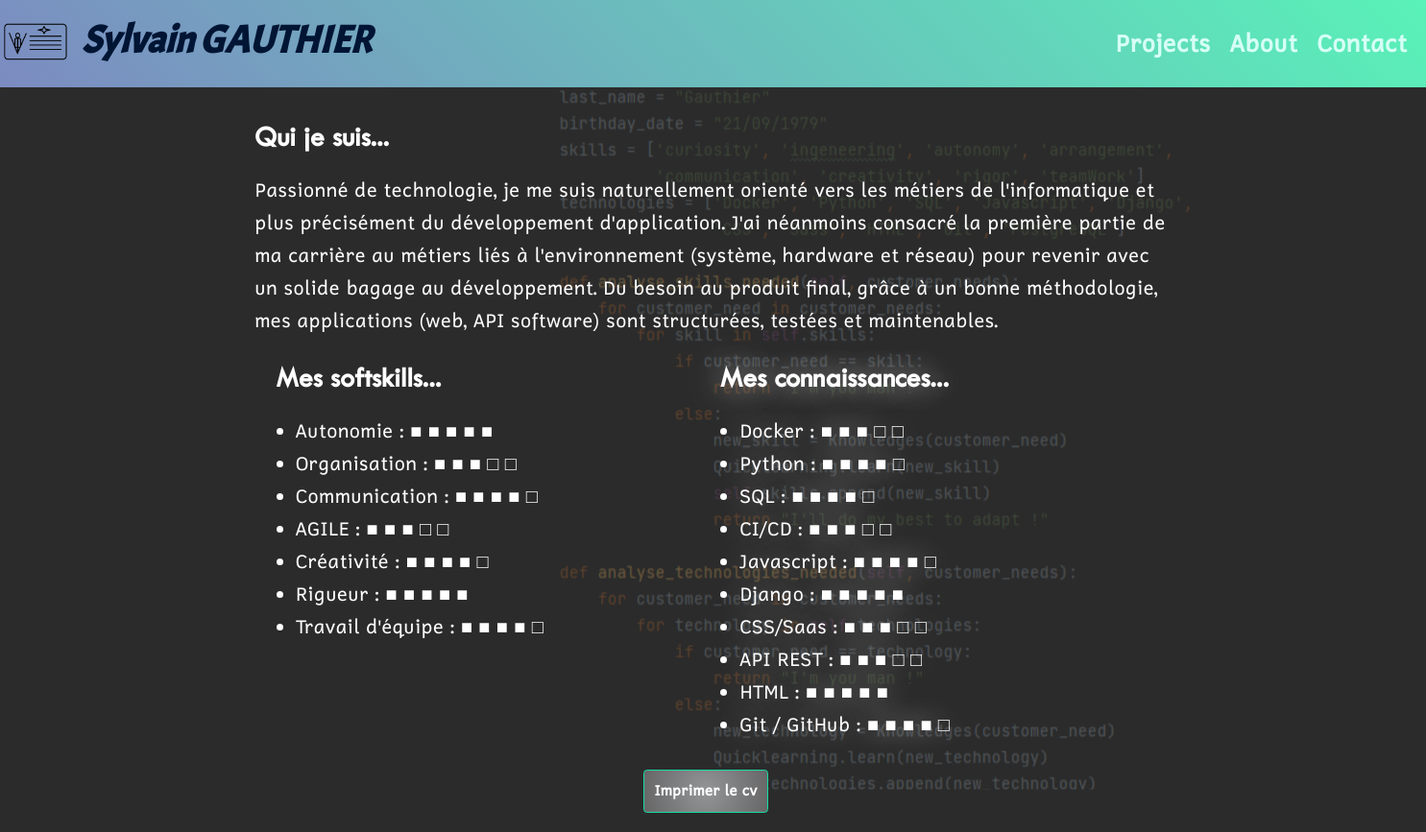
Page /cv/about/XDPVZTTNVD/ on the committed database.
### users/models/customuser.py (models this page shows, shortened)
class CustomUser(AbstractUser):
    first_name = models.CharField(
        max_length=25,
        verbose_name='First name',
        blank=True
    )
    last_name = models.CharField(
        max_length=25,
        verbose_name='Last name'
    )
    email = models.EmailField(
        max_length=100,
        verbose_name='Email',
        unique=True
    )
    phone_number_regex = RegexValidator(
        regex='(0|\\+33|0033)[1-9][0-9]{8}'
    )
    phone = models.CharField(
        max_length=20,
        verbose_name='Phone',
        blank=True,
        validators=[phone_number_regex]
    )
    mobile = models.CharField(
        max_length=20,
        verbose_name='Mobile',
        blank=True,
        validators=[phone_number_regex]
    )
    birth_date = models.DateField(
        blank=True,
        null=True
    )
    number = models.PositiveIntegerField(
        validators=[MaxValueValidator(9999)],
        blank=True,
        null=True,
        verbose_name='Street number'
    )
    street = models.CharField(
        max_length=100,
        blank=True,
        null=True,
        verbose_name='Street name'
    )
    city = models.CharField(
        max_length=64,
        blank=True,
        null=True,
        verbose_name='City'
    )
    state = models.CharField(
        max_length=2,
        validators=[MinLengthValidator(2)],
        blank=True,
        null=True,
        verbose_name='State'
    )
    zip_code = models.PositiveIntegerField(
        validators=[MaxValueValidator(99999)],
        blank=True,
        null=True,
        verbose_name='Zip code'
    )
    country = CountryField(
        blank_label="(select country)",
        blank=True,
        null=True,
        verbose_name='Country'
    )
    linkedin_url = models.URLField(
        max_length=200,
        blank=True,
        null=True
    )
    profile_photo = models.ImageField(
        verbose_name='photo de profile',
        default='default_profile.png'
    )
    guest_access_code = models.CharField(
        max_length=20,
        blank=True,
        null=True,
        verbose_name='Guest Access Code'
    )
    guest_access_code_set_at = models.DateTimeField(
        blank=True,
        null=True,
        verbose_name='Guest Access Code Set At'
    )
    IMAGE_MAX_SIZE = (215, 215)
    def reset_guest_access_code(self):
        if self.guest_access_code_set_at:
            now = datetime.now()
            if (now - self.guest_access_code_set_at).days >= 7:
                self.guest_access_code = None

### cv/models/cv.py (models this page shows, shortened)
class Cv(models.Model):
    title = models.CharField(
        verbose_name='title',
        max_length=50,
        blank=False,
        null=False
    )
    profil = models.TextField(
        verbose_name='profil',
        max_length=600,
        blank=False,
        null=False,
        default='entrez une description de votre profil'
    )
    user = models.ForeignKey(settings.AUTH_USER_MODEL,
                             null=True,
                             on_delete=models.CASCADE)
    experiences = models.ManyToManyField(Experience, blank=True)
    softskills = models.ManyToManyField(SoftSkill, blank=True)
    languages = models.ManyToManyField(Language, blank=True)
    hobbies = models.ManyToManyField(Hobbies, blank=True)
    formations = models.ManyToManyField(Formation, blank=True)
    technologies = models.ManyToManyField(Technology, blank=True)
    can_be_display = models.BooleanField(
        verbose_name="can be display",
        default=False
    )

### skill/models/softskill.py (models this page shows, shortened)
class SoftSkill(models.Model):
    title = models.CharField(
        verbose_name='Soft Skill',
        max_length=40,
        blank=False,
        null=False
    )
    level = models.PositiveIntegerField(validators=[MinValueValidator(0),
                                                    MaxValueValidator(5)],
                                        default=0,
                                        verbose_name='Level')
    user = models.ForeignKey(settings.AUTH_USER_MODEL,
                             null=True,
                             on_delete=models.CASCADE)

### skill/models/technology.py (models this page shows, shortened)
class Technology(models.Model):
    title = models.CharField(
        verbose_name='technology',
        max_length=40,
        blank=False,
        null=False
    )
    level = models.PositiveIntegerField(validators=[MinValueValidator(0),
                                                    MaxValueValidator(5)],
                                        default=0,
                                        verbose_name='Level')
    user = models.ForeignKey(settings.AUTH_USER_MODEL,
                             null=True,
                             on_delete=models.CASCADE)
    class Meta:
        verbose_name_plural = 'Technologies'

### cv/views/about_views.py (the view)
# urls.py: path('about/<str:access_code>/', about_views.about, name='about'),
def about(request, access_code):
    if CustomUser.objects.filter(guest_access_code=access_code):
        user_inviter = CustomUser.objects.get(guest_access_code=access_code)
        user_inviter.reset_guest_access_code()
        if user_inviter.guest_access_code:
            cv = get_object_or_404(Cv,
                                   user=user_inviter,
                                   can_be_display=True)
            return render(request,
                          'cv/about.html',
                          context={'cv': cv,
                                   'access_code': access_code,
                                   'inviter': user_inviter}
                          )

### cv/templates/cv/about.html (shortened to what this page needs)
{% extends 'index.html' %}
{% block content %}
<div class="about flex-column">
    <div class="scale-in-center">
        <h2>Qui je suis...</h2>
        <p>{{ cv.profil }}</p>
    </div>
    <div class="row container border-0">
        <div class="about-softskills tracking-in-expand col-lg-6">
            <h2>Mes softskills...</h2>
            <ul>
                {% for softskill in cv.softskills.all %}
                <li>{% include 'skill/partials/softskill_snippet.html' with softskill=softskill %}</li>
                {% endfor %}
            </ul>
        </div>
        <div class="about-knowledges text-flicker-in-glow col-lg-6">
            <h2>Mes connaissances...</h2>
            <ul>
                {% for technology in cv.technologies.all %}
                <li>{% include 'skill/partials/technology_snippet.html' with technology=technology %}</li>
                {% endfor %}
            </ul>
        </div>
    </div>
    <div class="z-1">
        <a class="btn btn-secondary mt-2 mb-2 me-4" href="{% url 'cv:print_cv' cv.id %}">Imprimer le cv</a>
</div>
{% endblock %}

### templates/index.html (shortened to what this page needs)
<!DOCTYPE html>
{% load static %}
<html lang="fr">
<head>
    <link rel="stylesheet" href="{% static 'css/bootstrap.css' %}">
    <link rel="stylesheet" href="{% static 'css/style.css' %}">
    <link rel="stylesheet" type="text/css" href="{% static 'css/cv_printing.css' %}" media="print">
</head>
<body>
    <header class="fixed-content">
        <nav class="navbar navbar-expand-sm">
            <a class="navbar-brand" href="{% url 'index' %}">
                <img src="{% static 'img/VcardOline_logo.png' %}">
            </a>
        {% if user.is_authenticated %}
                <h1 class="header__logo">
                    {{ user.first_name }} {{ user.last_name }}
                </h1>
        {% elif access_code %}
                 <h1 class="header__logo">
                    {{ inviter.first_name }} {{ inviter.last_name }}
                 </h1>
        {% else %}
                <h1 class="header__logo">
                    VCard Online
                </h1>
        {% endif %}
            <div class="collapse navbar-collapse" id="navbarSupportedContent">
                <ul class="navbar-nav ms-auto mx-4">
                {% if user.is_authenticated %}
                    <li class="nav-item nav__link"> <a class="nav-link" href="{% url 'project:project_home' %}">Project</a> </li>
                    <li class="nav-item nav__link"> <a class="nav-link" href="{% url 'skill:skill_home' %}">Skills</a> </li>
                    <li class="nav-item nav__link"> <a class="nav-link" href="{% url 'cv:cv_home' %}">Cv</a> </li>
                    <li class="nav-item nav__link"> <a class="nav-link" href="{% url 'users:profile_home' %}">Profile</a> </li>
                    <li class="nav-item nav__link"> <a class="nav-link" href="{% url 'users:logout' %}">Déconnexion</a> </li>
                {% elif access_code %}
                    <li class="nav-item nav__link"> <a class="nav-link" href="{% url 'project:invited_project_home' access_code=access_code %}">Projects</a> </li>
                    <li class="nav-item nav__link"> <a class="nav-link" href="{% url 'cv:about' access_code=access_code %}">About</a> </li>
                    <li class="nav-item nav__link"> <a class="nav-link" href="{% url 'cv:contact' access_code=access_code %}">Contact</a> </li>
                {% else %}
                    <li class="nav-item nav__link"> <a class="nav-link" href="{% url 'access_code' %}">enter ID</a> </li>
                    <li class="nav-item nav__link"> <a class="nav-link" href="{% url 'users:login' %}">login</a> </li>
                    <li class="nav-item nav__link"> <a class="nav-link" href="{% url 'users:signup' %}">signup</a> </li>
                {% endif %}
                </ul>
            </div>
        </nav>
    </header>
    <div class="background-image kenburns-bottom-left"></div>
    <div class="mainscreen row">
        {% if user.is_authenticated or access_code %}
            <div class="display col-sm-8">
        {% else %}
            <div class="display col-12">
        {% endif %}
            <section class="container">
                {% block content %}{% endblock content %}
            </section>
        </div>
    </div>
</body>
</html>

### skill/templates/skill/partials/softskill_snippet.html
<div>
    {{ softskill.title }} :
        {% for i in "x"|ljust:"5" %}
            {% if forloop.counter <= softskill.level %}
                <span class="text-green fw-semibold">■</span>
            {% else %}
                <span>□</span>
            {% endif %}
        {% endfor %}
</div>

### skill/templates/skill/partials/technology_snippet.html
<div>
    {{ technology.title }} :
        {% for i in "x"|ljust:"5" %}
            {% if forloop.counter <= technology.level %}
                <span class="text-green fw-semibold">■</span>
            {% else %}
                <span>□</span>
            {% endif %}
        {% endfor %}
</div>

### static/css/style.css (style rules this page uses)
.text-flicker-in-glow { -webkit-animation: text-flicker-in-glow 1s linear both; animation: text-flicker-in-glow 1s linear both; }
.tracking-in-expand { -webkit-animation: tracking-in-expand 0.7s cubic-bezier(0.215, 0.61, 0.355, 1) both; animation: tracking-in-expand 0.7s cubic-bezier(0.215, 0.61, 0.355, 1) both; }
.scale-in-center { -webkit-animation: scale-in-center 0.7s cubic-bezier(0.25, 0.46, 0.45, 0.94) both; animation: scale-in-center 0.7s cubic-bezier(0.25, 0.46, 0.45, 0.94) both; }
.kenburns-bottom-left { -webkit-animation: kenburns-bottom-left 5s ease-out both; animation: kenburns-bottom-left 5s ease-out both; }
*, *::after, *::before { margin: 0; padding: 0; box-sizing: inherit; }
html { font-size: 62.5%; }
body { box-sizing: border-box; background: #2b2b2b; }
h1 { font-family: "acmeregular", sans-serif; font-weight: 900; font-size: 5rem; font-style: italic; }
h2 { font-family: "fontscorecomttwcenmt", sans-serif; font-weight: 900; font-size: 3rem; margin-bottom: 2rem; }
.fixed-content { top: 0; position: fixed; }
.background-image { position: absolute; background-image: url("../img/background_sga.png"); background-size: auto auto; background-position: center; background-repeat: no-repeat; width: 100%; height: 80%; opacity: 0.3; z-index: -1; }
body { font-family: "cadmanregular", sans-serif; color: black; font-size: 2rem; font-weight: 300; line-height: 1.7; }
header { width: 100%; height: auto; z-index: 3; }
header img { width: 75px; height: 75px; }
.header__logo { font-size: 4rem; color: #001534; }
.navbar { background: rgb(124, 139, 193); background: linear-gradient(45deg, rgb(124, 139, 193) 0%, rgb(89, 242, 184) 100%); }
.nav__link { display: inline; font-size: 2.5rem; margin-left: 1rem; }
.nav__link a { text-decoration: none; color: #D6FFF5; font-weight: 900; }
.about { position: relative; color: #fff; display: flex; flex: column; justify-content: center; align-items: center; z-index: 1; }
.about a { position: relative; z-index: 1; }
.about-softskills { animation-delay: 0.7s; }
.about-knowledges { animation-delay: 1.4s; }
.container { margin-top: auto; padding: 1.5rem 1.5rem 1.5rem 1.5rem; border: none; }
.btn { padding: 1rem; border: 0.1rem solid #15DEA5; color: #fff; font-size: 15px; font-weight: 900; background: #2b2b2b; background: radial-gradient(circle, rgb(147, 149, 150) 0%, rgb(102, 102, 103) 100%); cursor: pointer; transition: color 1s, background 1s; }
.mainscreen { color: #fff; margin-top: 110px; }
.display { margin: auto; }

### static/css/cv_printing.css (style rules this page uses)
@media all { header, header__logo, header img, nav, button, .quote, footer { display: none; } }
@media all { html { font-size: 40%; } }
@media all { body { box-sizing: border-box; background: none; } }
@media all { h1 { font-family: "acmeregular", sans-serif; font-weight: 900; font-size: 16pt; font-style: italic; } }
@media all { h2 { font-family: "fontscorecomttwcenmt", sans-serif; font-weight: 900; font-size: 14pt; margin-bottom: 5pt; } }
@media all { .container { border: none; } }

### rows in the picture
CustomUser: first_name "Sylvain", last_name "GAUTHIER"
Cv: profil "Passionné de technologie, je me suis naturellement orienté vers les métiers de l'informatique et plus précisément du développement d'application. J'ai néanmoins consacré la première partie de ma carrière au métiers liés à l'environnement (système, hardware et réseau) pour revenir avec un solide bagage au développement. Du besoin au produit final, grâce à un bonne méthodologie, mes applications (web, API software) sont structurées, testées et maintenables."
SoftSkill: title "Autonomie", level 5 (drawn)
SoftSkill: title "Organisation", level 3 (drawn)
SoftSkill: title "Communication", level 4 (drawn)
SoftSkill: title "AGILE", level 3 (drawn)
SoftSkill: title "Créativité", level 4 (drawn)
SoftSkill: title "Rigueur", level 5 (drawn)
SoftSkill: title "Travail d'équipe", level 4 (drawn)
Technology: title "Docker", level 3 (drawn)
Technology: title "Python", level 4 (drawn)
Technology: title "SQL", level 4 (drawn)
Technology: title "CI/CD", level 3 (drawn)
Technology: title "Javascript", level 4 (drawn)
Technology: title "Django", level 5 (drawn)
Technology: title "CSS/Saas", level 3 (drawn)
Technology: title "API REST", level 3 (drawn)
Technology: title "HTML", level 5 (drawn)
Technology: title "Git / GitHub", level 4 (drawn)
